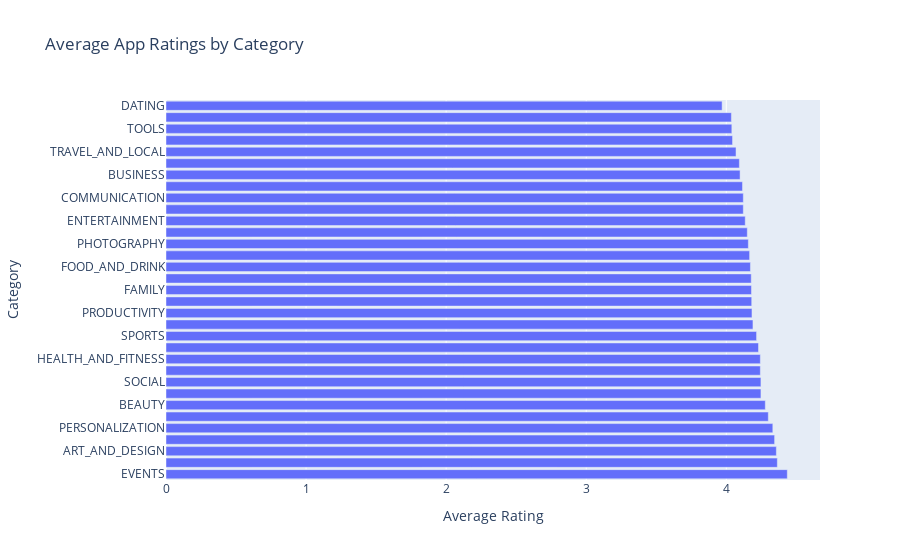
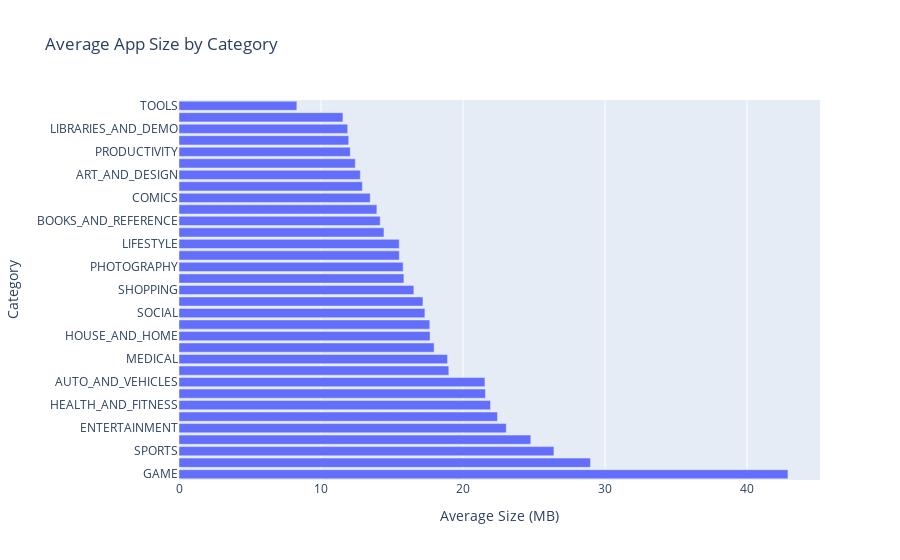
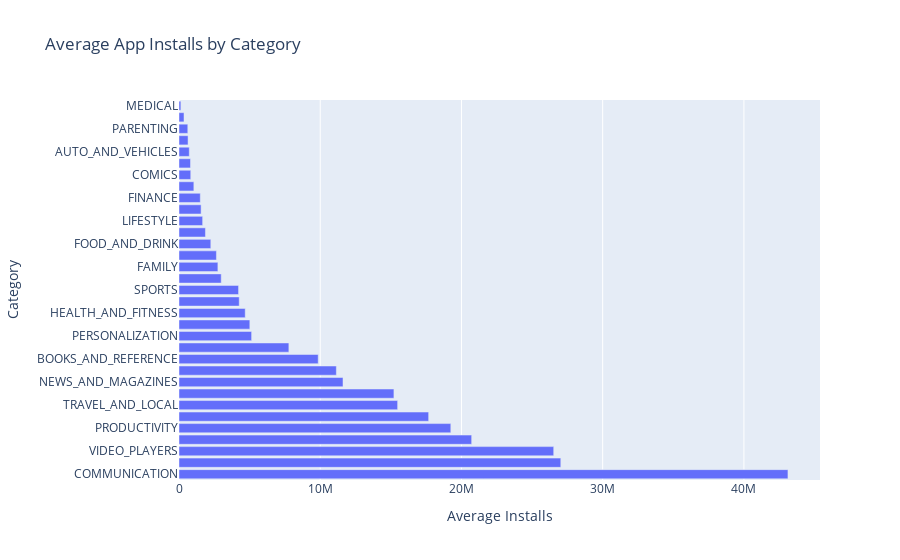
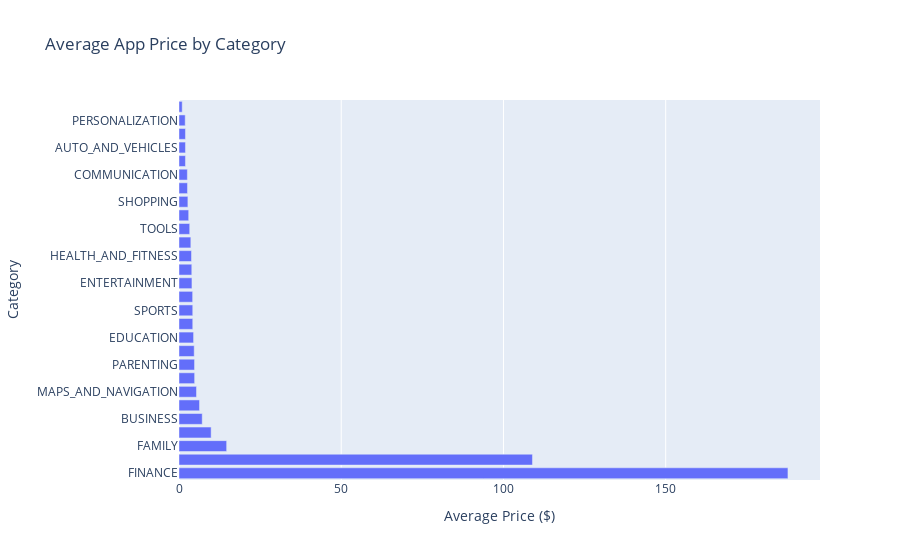

Notebook code cell kept with these figures, in order:
### Code cell
# Average ratings by category
avg_ratings = apps_df.groupby('Category')['Rating'].mean().sort_values(ascending=False)

# Plot average ratings by category using Plotly
fig = px.bar(avg_ratings, x=avg_ratings.values, y=avg_ratings.index, orientation='h',
            labels={'x': 'Average Rating', 'y': 'Category'},
            title='Average App Ratings by Category')
fig.show()

# Average app size by category
avg_size = apps_df.groupby('Category')['Size'].mean().sort_values(ascending=False)

# Plot average size by category using Plotly
fig = px.bar(avg_size, x=avg_size.values, y=avg_size.index, orientation='h',
            labels={'x': 'Average Size (MB)', 'y': 'Category'},
            title='Average App Size by Category')
fig.show()

# Average installs by category
avg_installs = apps_df.groupby('Category')['Installs'].mean().sort_values(ascending=False)

# Plot average installs by category using Plotly
fig = px.bar(avg_installs, x=avg_installs.values, y=avg_installs.index, orientation='h',
            labels={'x': 'Average Installs', 'y': 'Category'},
            title='Average App Installs by Category')
fig.show()

# Average price by category (excluding free apps)
paid_apps_df = apps_df[apps_df['Price'] > 0]
avg_price = paid_apps_df.groupby('Category')['Price'].mean().sort_values(ascending=False)

# Plot average price by category using Plotly
fig = px.bar(avg_price, x=avg_price.values, y=avg_price.index, orientation='h',
            labels={'x': 'Average Price ($)', 'y': 'Category'},
            title='Average App Price by Category')
fig.show()

### Figure 1 — Plotly figure (JSON) as saved in the notebook; plotly's stock layout.template omitted (floating-point values rounded to 4 significant figures)
{"data": [{"alignmentgroup": "True", "hovertemplate": "Average Rating=%{x}<br>Category=%{y}<extra></extra>", "legendgroup": "", "marker": {"color": "#636efa", "pattern": {"shape": ""}}, "name": "", "offsetgroup": "", "orientation": "h", "showlegend": false, "textposition": "auto", "type": "bar", "x": [4.436, 4.364, 4.357, 4.345, 4.332, 4.3, 4.279, 4.247, 4.247, 4.243, 4.243, 4.23, 4.216, 4.19, 4.183, 4.181, 4.18, 4.178, 4.172, 4.167, 4.157, 4.15, 4.135, 4.122, 4.121, 4.116, 4.098, 4.093, 4.07, 4.045, 4.04, 4.036, 3.97], "xaxis": "x", "y": ["EVENTS", "EDUCATION", "ART_AND_DESIGN", "BOOKS_AND_REFERENCE", "PERSONALIZATION", "PARENTING", "BEAUTY", "GAME", "SOCIAL", "WEATHER", "HEALTH_AND_FITNESS", "SHOPPING", "SPORTS", "AUTO_AND_VEHICLES", "PRODUCTIVITY", "COMICS", "FAMILY", "LIBRARIES_AND_DEMO", "FOOD_AND_DRINK", "MEDICAL", "PHOTOGRAPHY", "HOUSE_AND_HOME", "ENTERTAINMENT", "NEWS_AND_MAGAZINES", "COMMUNICATION", "FINANCE", "BUSINESS", "LIFESTYLE", "TRAVEL_AND_LOCAL", "VIDEO_PLAYERS", "TOOLS", "MAPS_AND_NAVIGATION", "DATING"], "yaxis": "y"}], "layout": {"barmode": "relative", "legend": {"tracegroupgap": 0}, "title": {"text": "Average App Ratings by Category"}, "xaxis": {"anchor": "y", "domain": [0, 1], "title": {"text": "Average Rating"}}, "yaxis": {"anchor": "x", "domain": [0, 1], "title": {"text": "Category"}}}}

### Figure 2 — Plotly figure (JSON) as saved in the notebook; plotly's stock layout.template omitted (floating-point values rounded to 4 significant figures)
{"data": [{"alignmentgroup": "True", "hovertemplate": "Average Size (MB)=%{x}<br>Category=%{y}<extra></extra>", "legendgroup": "", "marker": {"color": "#636efa", "pattern": {"shape": ""}}, "name": "", "offsetgroup": "", "orientation": "h", "showlegend": false, "textposition": "auto", "type": "bar", "x": [42.88, 28.97, 26.4, 24.77, 23.04, 22.43, 21.93, 21.58, 21.54, 19.0, 18.91, 17.96, 17.68, 17.66, 17.31, 17.18, 16.54, 15.84, 15.78, 15.51, 15.51, 14.43, 14.17, 13.93, 13.47, 12.91, 12.77, 12.42, 12.06, 11.95, 11.88, 11.54, 8.299], "xaxis": "x", "y": ["GAME", "FAMILY", "SPORTS", "TRAVEL_AND_LOCAL", "ENTERTAINMENT", "FOOD_AND_DRINK", "HEALTH_AND_FITNESS", "PARENTING", "AUTO_AND_VEHICLES", "EDUCATION", "MEDICAL", "FINANCE", "HOUSE_AND_HOME", "DATING", "SOCIAL", "MAPS_AND_NAVIGATION", "SHOPPING", "VIDEO_PLAYERS", "PHOTOGRAPHY", "BEAUTY", "LIFESTYLE", "EVENTS", "BOOKS_AND_REFERENCE", "BUSINESS", "COMICS", "WEATHER", "ART_AND_DESIGN", "NEWS_AND_MAGAZINES", "PRODUCTIVITY", "COMMUNICATION", "LIBRARIES_AND_DEMO", "PERSONALIZATION", "TOOLS"], "yaxis": "y"}], "layout": {"barmode": "relative", "legend": {"tracegroupgap": 0}, "title": {"text": "Average App Size by Category"}, "xaxis": {"anchor": "y", "domain": [0, 1], "title": {"text": "Average Size (MB)"}}, "yaxis": {"anchor": "x", "domain": [0, 1], "title": {"text": "Category"}}}}

### Figure 3 — Plotly figure (JSON) as saved in the notebook; plotly's stock layout.template omitted (floating-point values rounded to 4 significant figures)
{"data": [{"alignmentgroup": "True", "hovertemplate": "Average Installs=%{x}<br>Category=%{y}<extra></extra>", "legendgroup": "", "marker": {"color": "#636efa", "pattern": {"shape": ""}}, "name": "", "offsetgroup": "", "orientation": "h", "showlegend": false, "textposition": "auto", "type": "bar", "x": [43120000.0, 27030000.0, 26530000.0, 20720000.0, 19250000.0, 17680000.0, 15480000.0, 15220000.0, 11610000.0, 11140000.0, 9857000.0, 7780000.0, 5142000.0, 5015000.0, 4689000.0, 4265000.0, 4217000.0, 2990000.0, 2753000.0, 2650000.0, 2252000.0, 1873000.0, 1674000.0, 1566000.0, 1508000.0, 1052000.0, 832100.0, 813800.0, 727800.0, 640900.0, 622300.0, 354400.0, 131600.0], "xaxis": "x", "y": ["COMMUNICATION", "SOCIAL", "VIDEO_PLAYERS", "ENTERTAINMENT", "PRODUCTIVITY", "PHOTOGRAPHY", "TRAVEL_AND_LOCAL", "GAME", "NEWS_AND_MAGAZINES", "TOOLS", "BOOKS_AND_REFERENCE", "SHOPPING", "PERSONALIZATION", "WEATHER", "HEALTH_AND_FITNESS", "MAPS_AND_NAVIGATION", "SPORTS", "EDUCATION", "FAMILY", "BUSINESS", "FOOD_AND_DRINK", "ART_AND_DESIGN", "LIFESTYLE", "HOUSE_AND_HOME", "FINANCE", "DATING", "COMICS", "LIBRARIES_AND_DEMO", "AUTO_AND_VEHICLES", "BEAUTY", "PARENTING", "EVENTS", "MEDICAL"], "yaxis": "y"}], "layout": {"barmode": "relative", "legend": {"tracegroupgap": 0}, "title": {"text": "Average App Installs by Category"}, "xaxis": {"anchor": "y", "domain": [0, 1], "title": {"text": "Average Installs"}}, "yaxis": {"anchor": "x", "domain": [0, 1], "title": {"text": "Category"}}}}

### Figure 4 — Plotly figure (JSON) as saved in the notebook; plotly's stock layout.template omitted (floating-point values rounded to 4 significant figures)
{"data": [{"alignmentgroup": "True", "hovertemplate": "Average Price ($)=%{x}<br>Category=%{y}<extra></extra>", "legendgroup": "", "marker": {"color": "#636efa", "pattern": {"shape": ""}}, "name": "", "offsetgroup": "", "orientation": "h", "showlegend": false, "textposition": "auto", "type": "bar", "x": [187.7, 108.9, 14.69, 9.903, 7.157, 6.323, 5.39, 4.821, 4.79, 4.686, 4.49, 4.24, 4.237, 4.204, 3.99, 3.94, 3.854, 3.65, 3.3, 2.985, 2.74, 2.615, 2.577, 1.99, 1.99, 1.99, 1.912, 0.99], "xaxis": "x", "y": ["FINANCE", "LIFESTYLE", "FAMILY", "MEDICAL", "BUSINESS", "DATING", "MAPS_AND_NAVIGATION", "PHOTOGRAPHY", "PARENTING", "TRAVEL_AND_LOCAL", "EDUCATION", "FOOD_AND_DRINK", "SPORTS", "WEATHER", "ENTERTAINMENT", "PRODUCTIVITY", "HEALTH_AND_FITNESS", "GAME", "TOOLS", "BOOKS_AND_REFERENCE", "SHOPPING", "VIDEO_PLAYERS", "COMMUNICATION", "NEWS_AND_MAGAZINES", "AUTO_AND_VEHICLES", "ART_AND_DESIGN", "PERSONALIZATION", "SOCIAL"], "yaxis": "y"}], "layout": {"barmode": "relative", "legend": {"tracegroupgap": 0}, "title": {"text": "Average App Price by Category"}, "xaxis": {"anchor": "y", "domain": [0, 1], "title": {"text": "Average Price ($)"}}, "yaxis": {"anchor": "x", "domain": [0, 1], "title": {"text": "Category"}}}}
